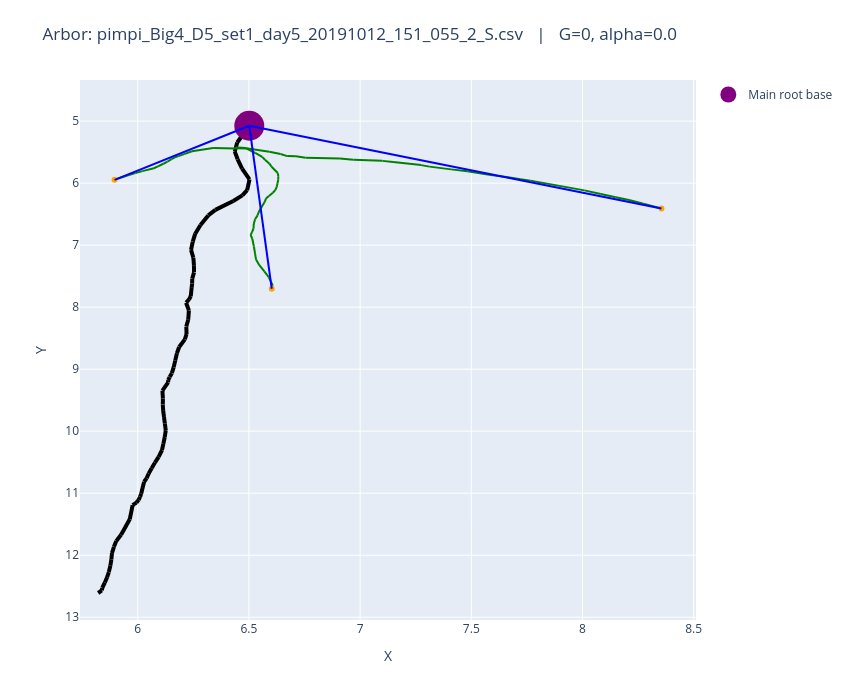
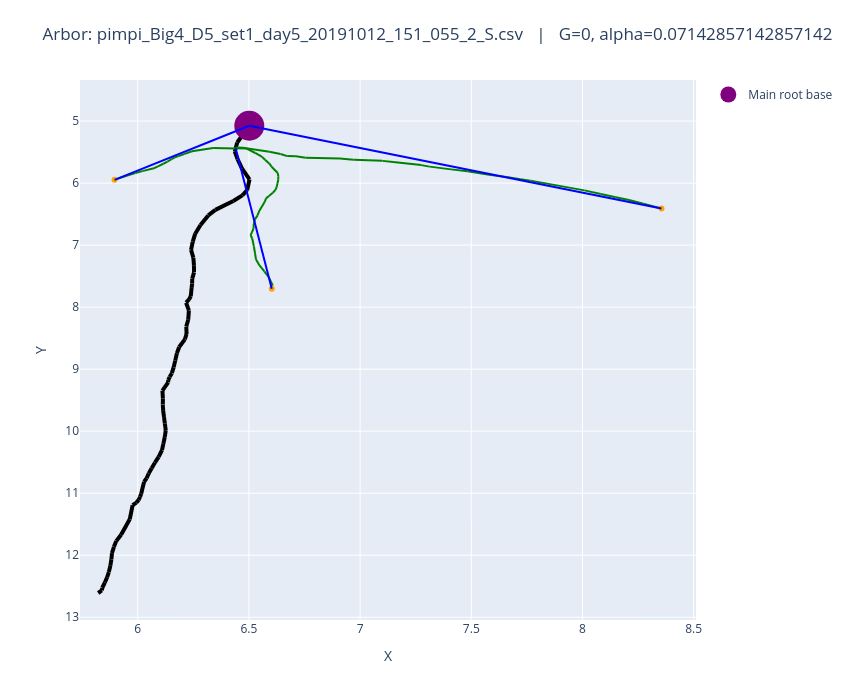
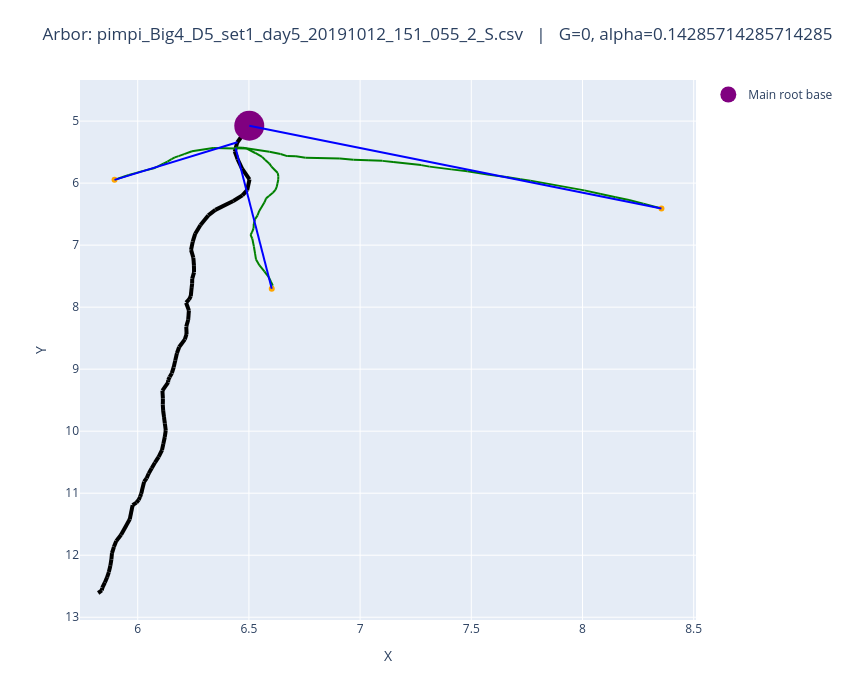
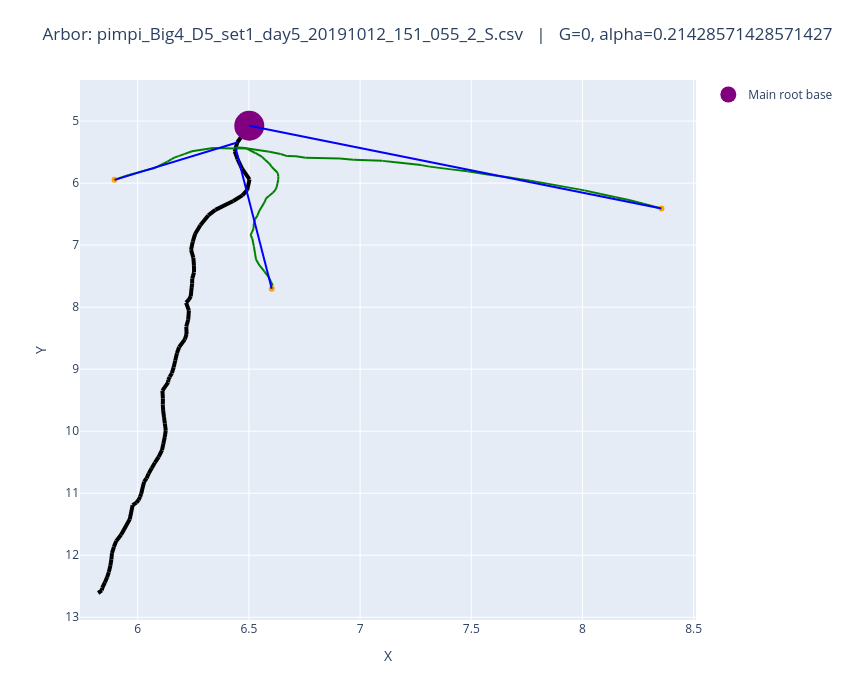

Here is the notebook cell these charts were saved with, in order:
### Code cell
fname = last_day_files[2]
alphas = np.linspace(0, 1, 15)
evaluated = []

for a in alphas:
    draw.plot_arbors(fname, 0, a)
    evaluated.append(pg.evaluate_parameters(fname, 0, a))
5
